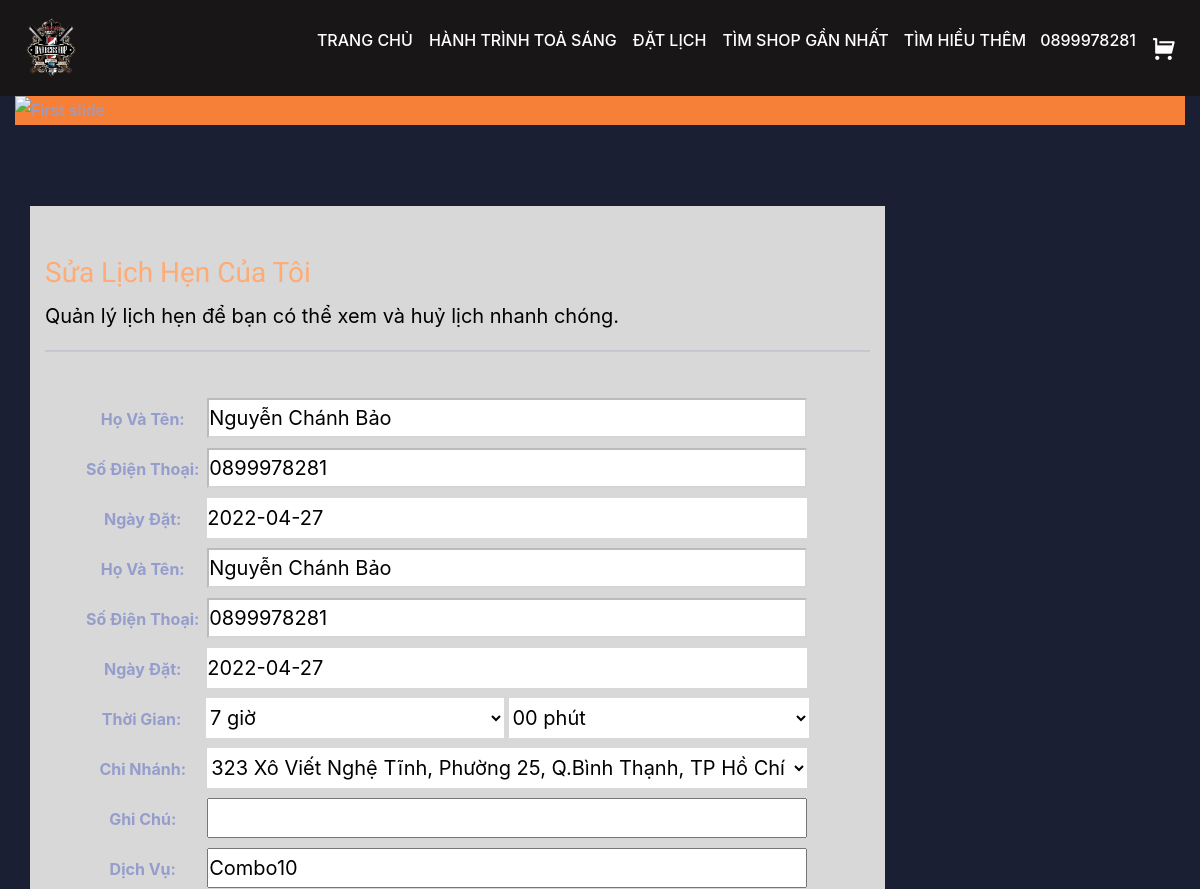
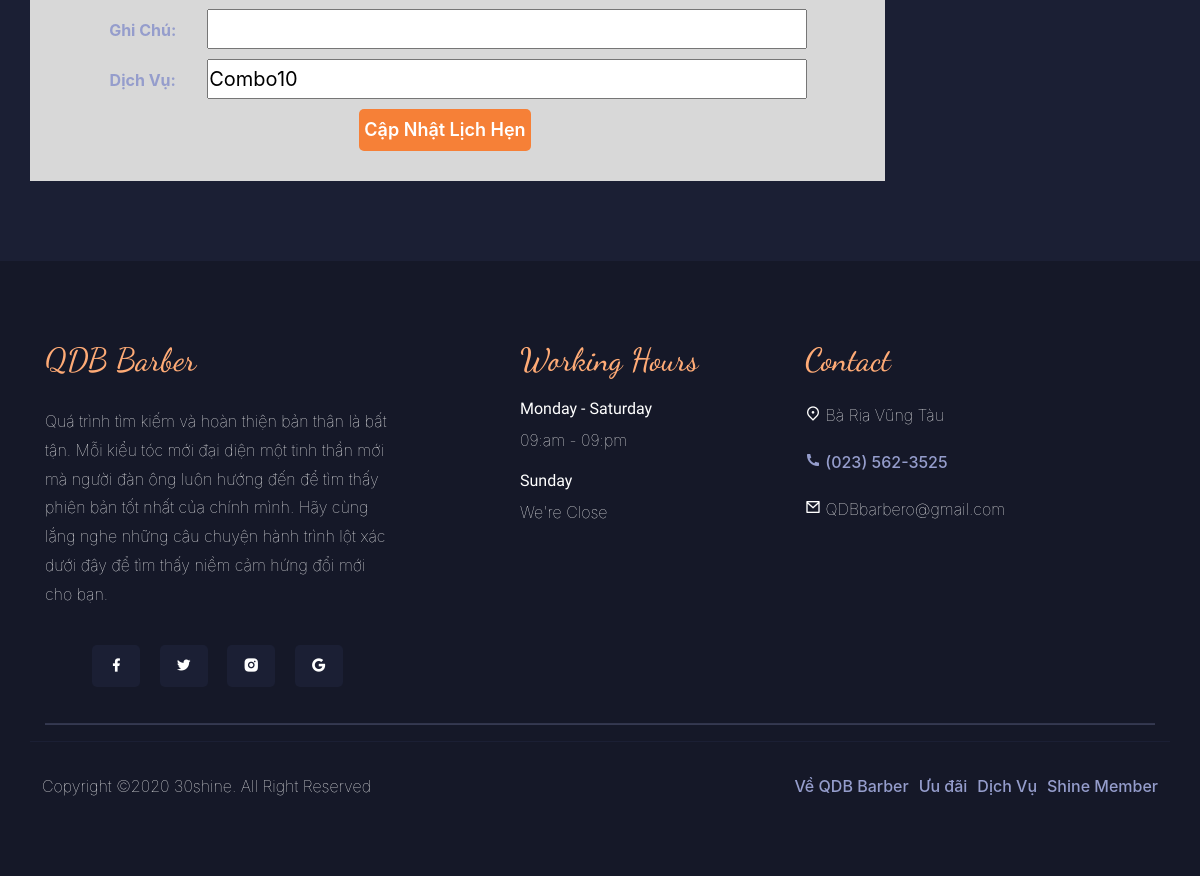
Page /sualichhen.php?id_lichhen=1 (signed in) on the committed database (2 pictures, top to bottom).
### tables this page shows
CREATE TABLE `lichhen` (
  `id_lichhen` int(11) NOT NULL,
  `name` varchar(255) DEFAULT NULL,
  `phone` varchar(255) DEFAULT NULL,
  `ngay` date DEFAULT NULL,
  `thoigian` varchar(255) DEFAULT NULL,
  `chinhanh` varchar(255) DEFAULT NULL,
  `note` varchar(255) DEFAULT NULL,
  `dichvu` varchar(255) NOT NULL,
  `tongtien` int(11) NOT NULL,
  `tinhtrang` varchar(255) NOT NULL
);

### sualichhen.php (the view, shortened to what this page needs)
<?php
include "header.php"
?>
<!DOCTYPE html>
<html lang="en">
<head>
    <link rel="stylesheet" href="css/boostrap.min.css">
    <link rel="stylesheet" href="https://stackpath.bootstrapcdn.com/bootstrap/4.3.1/css/bootstrap.min.css">
    <link rel="stylesheet" href="remixicons/fonts/remixicon.css">
    <link rel="stylesheet" href="https://cdnjs.cloudflare.com/ajax/libs/slick-carousel/1.9.0/slick-theme.min.css" />
    <link rel="stylesheet" href="https://cdnjs.cloudflare.com/ajax/libs/slick-carousel/1.9.0/slick.css" />
    <link rel="stylesheet" href="css/style.css">
    <link rel="stylesheet" href="css/responsive.css">
</head>
<body>
    <section id="account">
        <div class="container">
            <div class="row">
                <div class="col-lg-9 col-md-9 col-sm-9 thongtintaikhoan" style="background-color: #d8d8d8;">
                    <h3 style="color:var(--brand); margin-top: 50px;">Sửa Lịch Hẹn Của Tôi</h3>
                    <p style="color:#000; font-size: 20px; font-weight: 400;">Quản lý lịch hẹn để bạn có thể xem và huỷ lịch nhanh chóng.</p>
                    <hr>
                    <form  action="" method="POST" style="text-align: center; height: auto; width: 800px; margin-top: 0px; padding: 30px 30px;">
                    <?php
                        if (isset($_SESSION['user']) && $_SESSION['user']){
                        include 'config.php';
                        $username = $_SESSION['user'];
                        $result=mysqli_query($conn, "SELECT * FROM `lichhen` where phone = '{$username}'");
                        while ($row = mysqli_fetch_array($result)){
                    ?>
                        <label for="" style="width:120px; font-weight: bolder;">Họ Và Tên:</label>
                        <input type="text" disabled value="<?php echo $row['name']?>" style=" background-color: #fff;font-size: 20px; color:#000;height: 40px; width:600px ;margin-bottom: 10px;"><br>
                        <label for="" style="width:120px; font-weight: bolder;">Số Điện Thoại:</label>
                        <input type="text" disabled value="<?php echo $row['phone']?>" style=" background-color: #fff;font-size: 20px; color:#000;height: 40px; width:600px ;margin-bottom: 10px;"><br>
                        <label for="" style="width:120px; font-weight: bolder;">Ngày Đặt:</label>
                        <input type="text" name="ngay" value="<?php echo $row['ngay']?>" style="font-size: 20px; color:#000;height: 40px; width:600px ;margin-bottom: 10px; border:none"><br>
                        <?php } ?>
                        <label for="" style="width:120px; font-weight: bolder;">Thời Gian:</label>
                        <select  name="gio" style="background-color: #fff ;font-size: 20px; color:#000;height: 40px; width:298px ;margin-bottom: 10px; border:none">
                    <option value="7 giờ">7 giờ</option>
                                    </select>
                  <select name="phut" style="background-color: #fff ;font-size: 20px; color:#000;height: 40px; width:300px ;margin-bottom: 10px; border:none">
                    <option value="00 phút">00 phút</option>
                  </select><br>
                        <label for="" style="width:120px; font-weight: bolder;">Chi Nhánh:</label>
                        <select style="background-color: #fff ;font-size: 20px; color:#000;height: 40px; width:600px ;margin-bottom: 10px; border:none" name="chinhanh">
                  <?php
                            $username = "root";
                              $password = "";
                              $server = "localhost";
                              $dbname = "barbershop";
                              $connect = new mysqli($server, $username, $password, $dbname);
                            $sql = "SELECT * FROM `chinhanh`";
                            $ket_qua =  $connect->query($sql);
                            while ($row = $ket_qua->fetch_array(MYSQLI_ASSOC)) {
					              ?>
                        <option value="<?php echo $row['diachi']?>"><?php echo $row['diachi']?></option>
                        <?php } ?>
                  </select>
                  <?php
                        include 'config.php';
                        $username = $_SESSION['user'];
                        $result=mysqli_query($conn, "SELECT * FROM `lichhen` where phone = '{$username}'");
                        while ($row = mysqli_fetch_array($result)){
                    ?>
                        <label for="" style="width:120px; font-weight: bolder;">Ghi Chú:</label>
                        <input type="text" name="note" value="<?php echo $row['note']?>" style="font-size: 20px; color:#000;height: 40px; width:600px ;margin-bottom: 10px;"><br>
                        <label for="" style="width:120px; font-weight: bolder;">Dịch Vụ:</label>
                        <input type="text" name="dichvu" value="<?php echo $row['dichvu']?>" style="font-size: 20px; color:#000;height: 40px; width:600px ;margin-bottom: 10px;"><br>
                    <?php } ?>
                       <input type="submit" name="sbm" value="Cập Nhật Lịch Hẹn" style="text-align: center; padding: 5px; background-color: #f68037; border: none; border-radius: 5px; color: #fff; font-size: 18px; font-weight: 600;">
                        <?php }?>
                    </form>
                </div>
            </div>
        </div>
    </section>
</body>
</html>
<?php
  include "footer.php"
?>

### css/style.css (style rules this page uses)
* { padding: 0; margin: 0; box-sizing: border-box; }
:root { --bg1: #151828; --bg2: #1b1f34; --body:#959DCC; --brand:#FFAB76; --white:#fff; }
body { color: var(--body); line-height: 1.8; background-color: var(--bg1); }
h1,h2,h3,h4,h5,h6 { font-family: "Dela Gothic One", 'Segoe UI', Tahoma, Geneva, Verdana, sans-serif; color: #fff; }
section { padding-top: 80px; padding-bottom: 80px; }
p { color: #fff; font-weight: 100; }
option { outline: none; }
section#account { background-color: var(--bg2); }

### css/responsive.css (style rules this page uses)
:root { --bg1: #151828; --bg2: #1b1f34; --body:#959DCC; --brand:#FFAB76; --white:#fff; }

### rows in the picture
lichhen: name "Nguyễn Chánh Bảo", phone "0899978281", ngay "2022-04-27", dichvu "Combo10"
lichhen: name "Nguyễn Chánh Bảo", phone "0899978281", ngay "2022-04-27", dichvu "Combo10"

### other values in the picture
$_SESSION['user'] "0899978281"
form field chinhanh "323 Xô Viết Nghệ Tĩnh, Phường 25, Q.Bình Thạnh, TP Hồ Chí Minh"
